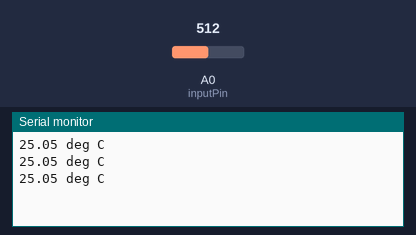
Bench run of a sketch on a simulated Arduino Uno, built with avr-gcc and run on an emulated ATmega328P. On the bench: the last lines printed to the serial monitor. The inputs (shaded band) are chosen by the test bench; at power-on: A0 (inputPin) = 512.

Above: at 1.3 s.
1.4 s: A0 (inputPin) set to 716
At 1.8 s:
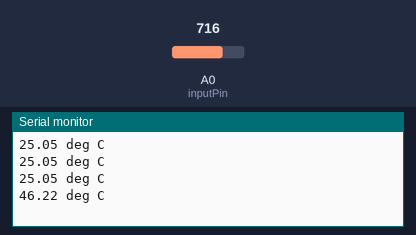
2.9 s: A0 (inputPin) set to 900
At 3.4 s:
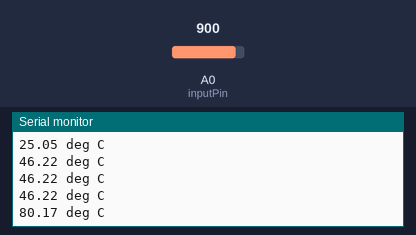
Timing chart, 0 to 5.9 s (numbered marks = the images above; inputs shaded):
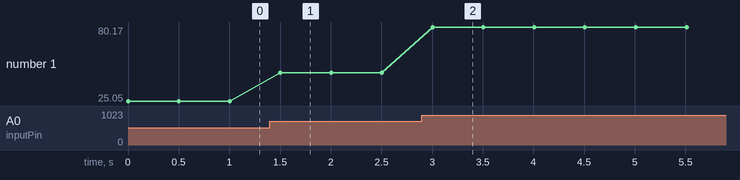

The sketch:

ch_12_thermistor.ino
```cpp
const int inputPin = A0;

// r2 is the bottom fixed resistor in the voltage divider
const float r2 = 1000.0;

// thermistor properties
const float B = 3800.0;
const float r0 = 1000.0;

// other constants
const float vin = 5.0;
const float t0k = 273.15;
const float t0 = t0k + 25;

void setup()
{
  pinMode(inputPin, INPUT);
  Serial.begin(9600);
}

void loop()
{
  int reading = analogRead(inputPin);
  float vout = reading / 204.6;
  float r = (r2 * (vin - vout)) / vout;

  float inv_t = 1.0/t0 + (1.0/B) * log(r/r0);
  float t = (1.0 / inv_t) - t0k;

  Serial.print(t); Serial.println(" deg C");
  delay(500);
}
```

Measured:
- after the input at 1.4 s, the serial monitor: prints a new line after 0.10 s (image 1)
- after the input at 2.9 s, the serial monitor: prints a new line after 0.11 s (image 2)
- plotted number 1: 25.05 → 46.22 after the input at 1.4 s, 46.22 → 80.17 after the input at 2.9 s
